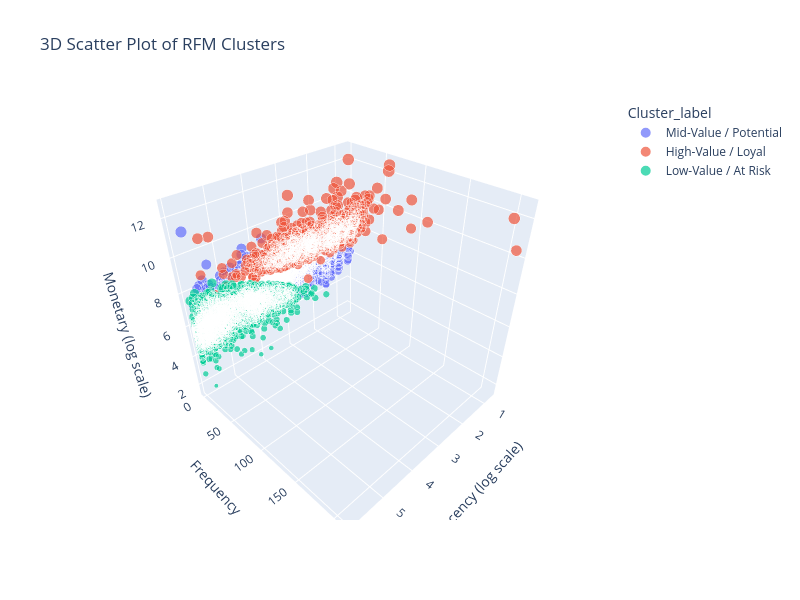

Notebook source saved alongside this figure:
### Markdown cell above
### Customer Segment Visualization

### Code cell
fig= px.scatter_3d(rfm, x=np.log1p(rfm['Recency']), y="Frequency", z=np.log1p(rfm['Monetary']), 
                   color=rfm['Cluster_label'], size=np.log1p(rfm['Monetary']), size_max=20,
                   labels={'x': 'Recency (log scale)', 'y': 'Frequency (log scale)', 'z': 'Monetary (log scale)'}, 
                   title='3D Scatter Plot of RFM Clusters', width=800, height=600) # Create a 3D scatter plot of the RFM clusters
fig.show() # Display the plot

### Figure 1 — Plotly figure (JSON) as saved in the notebook; plotly's stock layout.template omitted (floating-point values rounded to 4 significant figures; data arrays with more than 128 entries replaced by an {"elided": "..."} marker saying what was removed)
{"data": [{"hovertemplate": "Cluster_label=Mid-Value / Potential<br>Recency (log scale)=%{x}<br>Frequency=%{y}<br>Monetary (log scale)=%{z}<br>size=%{marker.size}<extra></extra>", "legendgroup": "Mid-Value / Potential", "marker": {"color": "#636efa", "size": {"elided": "1694 float values"}, "sizemode": "area", "sizeref": 0.03136, "symbol": "circle"}, "mode": "markers", "name": "Mid-Value / Potential", "scene": "scene", "showlegend": true, "type": "scatter3d", "x": {"elided": "1694 float values"}, "y": {"elided": "1694 int values"}, "z": {"elided": "1694 float values"}}, {"hovertemplate": "Cluster_label=High-Value / Loyal<br>Recency (log scale)=%{x}<br>Frequency=%{y}<br>Monetary (log scale)=%{z}<br>size=%{marker.size}<extra></extra>", "legendgroup": "High-Value / Loyal", "marker": {"color": "#EF553B", "size": {"elided": "775 float values"}, "sizemode": "area", "sizeref": 0.03136, "symbol": "circle"}, "mode": "markers", "name": "High-Value / Loyal", "scene": "scene", "showlegend": true, "type": "scatter3d", "x": {"elided": "775 float values"}, "y": {"elided": "775 int values"}, "z": {"elided": "775 float values"}}, {"hovertemplate": "Cluster_label=Low-Value / At Risk<br>Recency (log scale)=%{x}<br>Frequency=%{y}<br>Monetary (log scale)=%{z}<br>size=%{marker.size}<extra></extra>", "legendgroup": "Low-Value / At Risk", "marker": {"color": "#00cc96", "size": {"elided": "1869 float values"}, "sizemode": "area", "sizeref": 0.03136, "symbol": "circle"}, "mode": "markers", "name": "Low-Value / At Risk", "scene": "scene", "showlegend": true, "type": "scatter3d", "x": {"elided": "1869 float values"}, "y": {"elided": "1869 int values"}, "z": {"elided": "1869 float values"}}], "layout": {"height": 600, "legend": {"itemsizing": "constant", "title": {"text": "Cluster_label"}, "tracegroupgap": 0}, "scene": {"domain": {"x": [0, 1], "y": [0, 1]}, "xaxis": {"title": {"text": "Recency (log scale)"}}, "yaxis": {"title": {"text": "Frequency"}}, "zaxis": {"title": {"text": "Monetary (log scale)"}}}, "title": {"text": "3D Scatter Plot of RFM Clusters"}, "width": 800}}
